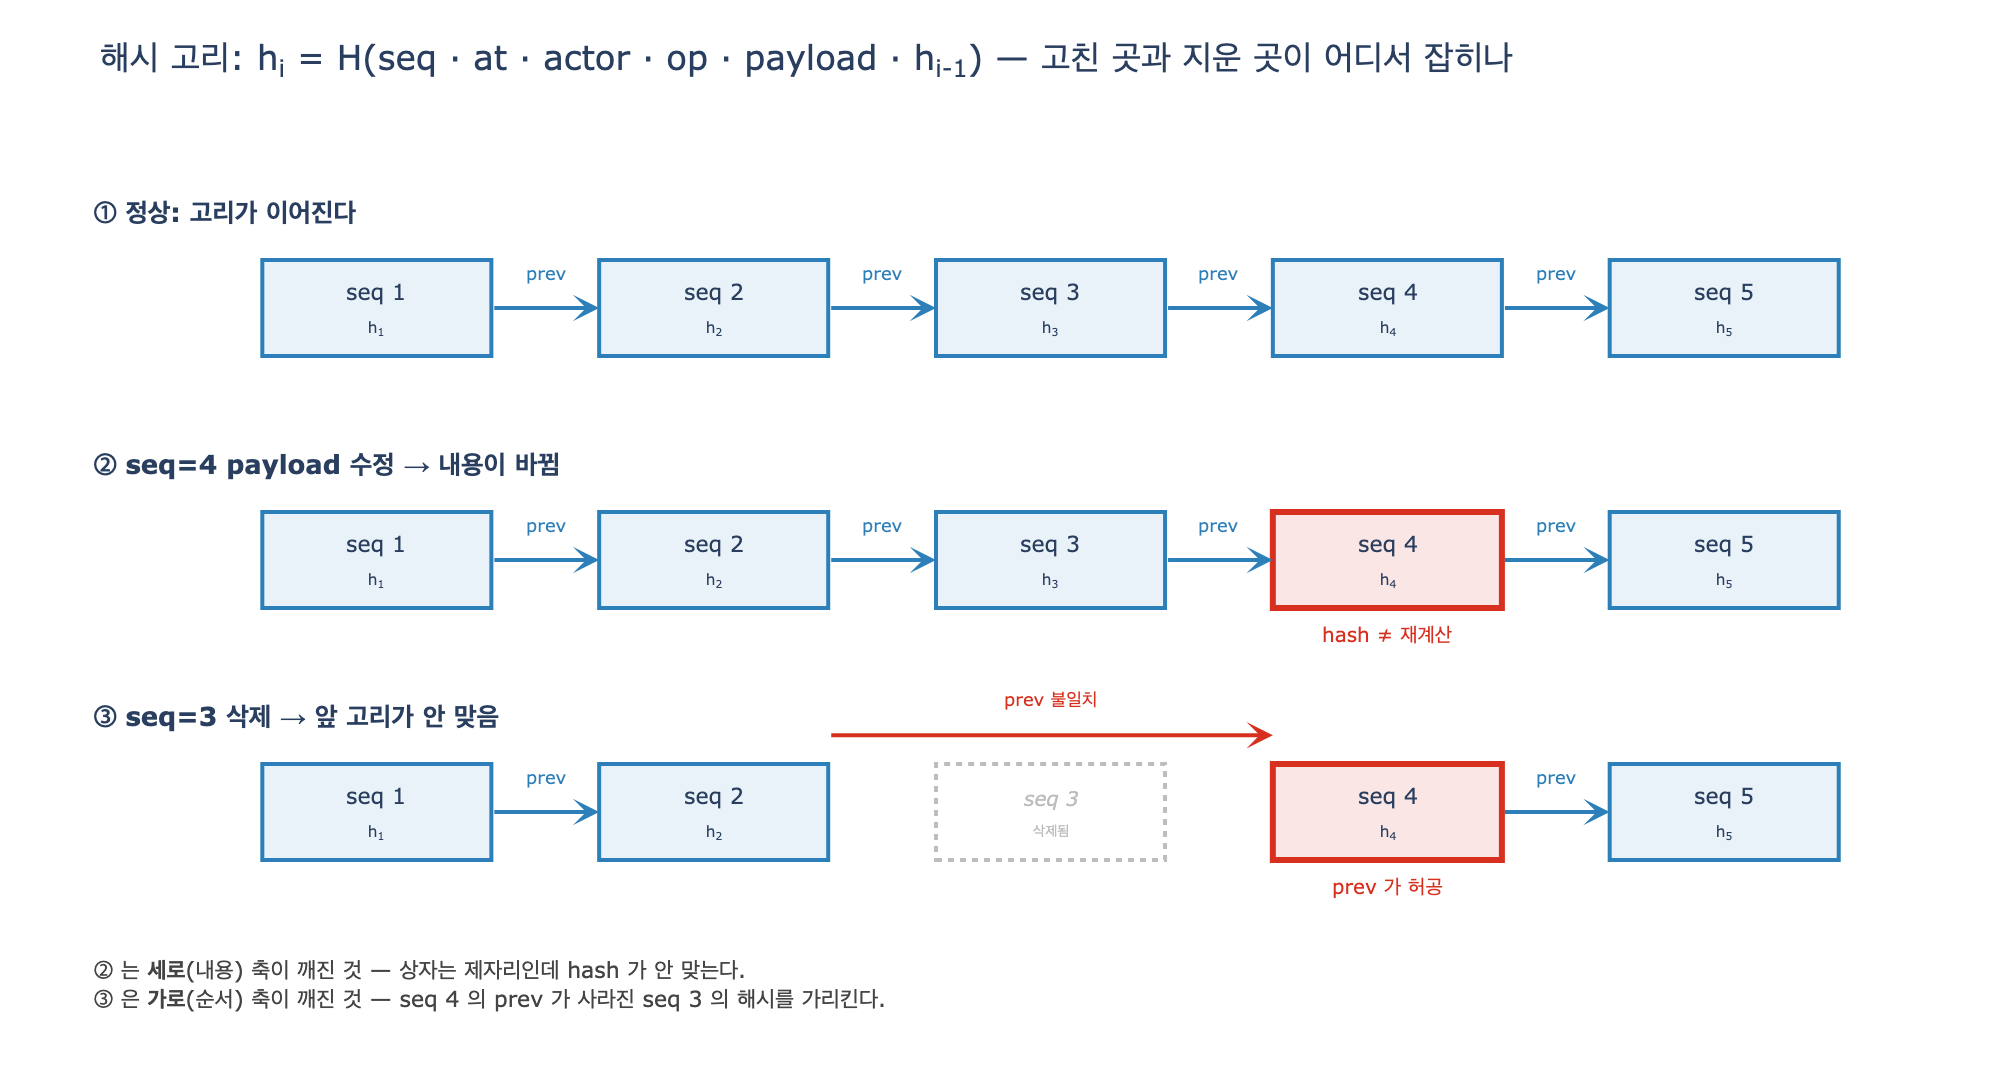

Python code for this plot:
# 필요 패키지: plotly, kaleido  (pip install plotly kaleido)
# 표준 라이브러리만으로 해시 고리 자체는 재현된다: hashlib, json, sqlite3, unicodedata

# %% [markdown]
# # `ex5_audit_trail.py`의 해시 고리는 어떻게 구성되는가
#
# **답**: 각 항목의 해시를 `seq`·시각·행위자·`op`·`payload`·**앞 해시**로 계산하고,
# 다음 항목이 그 해시를 `prev`로 저장한다.
#
# 즉 $i$번째 항목의 해시는
#
# $$h_i = H\bigl(\text{seq}_i \,\|\, \text{at}_i \,\|\, \text{actor}_i \,\|\, \text{op}_i \,\|\, \text{payload}_i \,\|\, h_{i-1}\bigr)$$
#
# 이고, 첫 항목은 $h_0 = \texttt{"-"}$ 라는 고정 씨앗을 쓴다.
# $H$는 SHA-256이며 앞 16자리(hex)만 잘라 쓴다 → $64$비트.
#
# 여기서 $\|$는 「그냥 이어 붙이기」가 아니라 **정규화된 직렬화**다.
# `ex5`는 여섯 필드를 **JSON 배열 하나**로 묶어 `sort_keys=True`, `ensure_ascii=False`로 덤프한다.
# 왜 그게 중요한지는 아래에서 직접 깨 본다.

# %%
# 장의 ex5 를 그대로 재현한다 (의존성 없음: sqlite3 + hashlib).
import hashlib
import json
import sqlite3

DDL = """
CREATE TABLE log (
  seq   INTEGER PRIMARY KEY,
  at    TEXT, actor TEXT, op TEXT, payload TEXT,
  prev  TEXT,        -- 앞 항목의 해시
  hash  TEXT         -- 이 항목의 해시
);
"""

EVENTS = [
    ("2026-04-01T09:00", "hr-sync",    "추가", {"s": "박민수", "k": "이끔", "o": "결제팀"}),
    ("2026-04-01T09:00", "hr-sync",    "삭제", {"s": "박민수", "k": "이끔", "o": "결제팀"}),
    ("2026-04-01T09:01", "hr-sync",    "추가", {"s": "이서연", "k": "이끔", "o": "결제팀"}),
    ("2026-04-14T11:20", "agent-4821", "추가", {"s": "이서연", "k": "이끔", "o": "정산팀"}),
    ("2026-04-15T08:40", "admin:kim",  "삭제", {"s": "이서연", "k": "이끔", "o": "정산팀"}),
]

SEED = "-"   # h_0. 고리의 시작점


def digest(seq, at, actor, op, payload, prev):
    """해시 입력 = [seq, at, actor, op, payload, prev] 여섯 필드를 정규 직렬화한 것."""
    body = json.dumps([seq, at, actor, op, payload, prev],
                      ensure_ascii=False, sort_keys=True)
    return hashlib.sha256(body.encode()).hexdigest()[:16]


def append(db, at, actor, op, payload):
    row = db.execute("SELECT seq, hash FROM log ORDER BY seq DESC LIMIT 1").fetchone()
    seq = (row[0] + 1) if row else 1
    prev = row[1] if row else SEED          # 앞 항목의 해시를 prev 로 «저장»한다
    h = digest(seq, at, actor, op, payload, prev)
    db.execute("INSERT INTO log VALUES (?,?,?,?,?,?,?)",
               (seq, at, actor, op, json.dumps(payload, ensure_ascii=False), prev, h))
    return seq


def verify(db):
    bad = []
    prev = SEED
    for seq, at, actor, op, payload, p, h in db.execute("SELECT * FROM log ORDER BY seq"):
        want = digest(seq, at, actor, op, json.loads(payload), prev)
        if p != prev:
            bad.append((seq, "앞 고리가 안 맞음"))
        elif h != want:
            bad.append((seq, "내용이 바뀜"))
        prev = h                            # 다음 항목 검증의 기대 prev
    return bad


def dump(db, title):
    print(title)
    print(f"{'seq':>4}  {'시각':<20}{'행위자':<13}{'op':<6}{'앞 고리(prev)':<20}{'해시(hash)'}")
    print("-" * 86)
    for seq, at, actor, op, payload, p, h in db.execute("SELECT * FROM log ORDER BY seq"):
        print(f"{seq:>4}  {at:<20}{actor:<13}{op:<6}{p:<20}{h}")


db = sqlite3.connect(":memory:")
db.executescript(DDL)
for at, actor, op, payload in EVENTS:
    append(db, at, actor, op, payload)
db.commit()

dump(db, "이벤트 5건을 고리로 이어 적었다.\n")
print(f"\n검증: {verify(db) or '이상 없음'}")

# 출력:
# 이벤트 5건을 고리로 이어 적었다.
#
#  seq  시각                  행위자          op    앞 고리(prev)          해시(hash)
# --------------------------------------------------------------------------------------
#    1  2026-04-01T09:00    hr-sync      추가    -                   25b3a28f6c74f499
#    2  2026-04-01T09:00    hr-sync      삭제    25b3a28f6c74f499    c26f3343819833bd
#    3  2026-04-01T09:01    hr-sync      추가    c26f3343819833bd    7624be68113654d2
#    4  2026-04-14T11:20    agent-4821   추가    7624be68113654d2    f8412c5ab022557d
#    5  2026-04-15T08:40    admin:kim    삭제    f8412c5ab022557d    c8a4143730b9f6ed
#
# 검증: 이상 없음
#  → n번의 hash 가 n+1번의 prev 로 그대로 들어가 있다. 이게 «고리»다.

# %% [markdown]
# ## 고리가 성립하는 두 개의 축
#
# | 축 | 무엇을 묶나 | 깨지면 잡히는 것 |
# |---|---|---|
# | **세로(내용)** | 해시 입력에 `seq·at·actor·op·payload`가 들어간다 | 그 항목의 어느 필드든 고치면 `hash`가 안 맞는다 |
# | **가로(순서)** | 해시 입력에 $h_{i-1}$이 들어가고, 그 값이 `prev` 칼럼에도 저장된다 | 항목을 지우거나 순서를 바꾸면 다음 항목의 `prev`가 안 맞는다 |
#
# 한 항목을 고치려면 세로가 깨지고, 그걸 맞추려고 해시를 다시 계산하면
# 그 뒤 전부의 가로가 연쇄로 깨진다. 그래서 「국소적 수정」이 불가능하다.

# %%
# 시나리오 A — 4번 항목의 payload 만 몰래 고친다. 「이서연」 → 「김도현」.
db.execute("UPDATE log SET payload=? WHERE seq=4",
           (json.dumps({"s": "김도현", "k": "이끔", "o": "정산팀"}, ensure_ascii=False),))
db.commit()
bad_modify = verify(db)
print(f"4번 payload 수정 후 검증: {bad_modify}")

# 왜 4번에서만 걸리나 — verify 가 «저장된» hash 를 다음 prev 로 쓰기 때문.
row4 = db.execute("SELECT * FROM log WHERE seq=4").fetchone()
print(f"  저장된 hash : {row4[6]}")
print(f"  재계산 hash : {digest(4, row4[1], row4[2], row4[3], json.loads(row4[4]), row4[5])}")

# 출력:
# 4번 payload 수정 후 검증: [(4, '내용이 바뀜')]
#   저장된 hash : f8412c5ab022557d
#   재계산 hash : bac8471bbfbc2f7d
#  → 세로 축이 깨졌다. payload 한 글자만 달라도 재계산 해시가 완전히 달라진다.

# %%
# 시나리오 B — 되돌린 뒤, 3번 항목을 통째로 지운다.
db.execute("UPDATE log SET payload=? WHERE seq=4",
           (json.dumps({"s": "이서연", "k": "이끔", "o": "정산팀"}, ensure_ascii=False),))
db.execute("DELETE FROM log WHERE seq=3")
db.commit()
bad_delete = verify(db)
print(f"3번 항목 삭제 후 검증: {bad_delete}")

row4 = db.execute("SELECT * FROM log WHERE seq=4").fetchone()
row2 = db.execute("SELECT * FROM log WHERE seq=2").fetchone()
print(f"  4번이 들고 있는 prev : {row4[5]}   (지워진 3번의 해시)")
print(f"  검증기가 기대한 prev : {row2[6]}   (남아 있는 2번의 해시)")
dump(db, "\n남은 표:\n")

# 출력:
# 3번 항목 삭제 후 검증: [(4, '앞 고리가 안 맞음')]
#   4번이 들고 있는 prev : 7624be68113654d2   (지워진 3번의 해시)
#   검증기가 기대한 prev : c26f3343819833bd   (남아 있는 2번의 해시)
#
# 남은 표:
#
#  seq  시각                  행위자          op    앞 고리(prev)          해시(hash)
# --------------------------------------------------------------------------------------
#    1  2026-04-01T09:00    hr-sync      추가    -                   25b3a28f6c74f499
#    2  2026-04-01T09:00    hr-sync      삭제    25b3a28f6c74f499    c26f3343819833bd
#    4  2026-04-14T11:20    agent-4821   추가    7624be68113654d2    f8412c5ab022557d
#    5  2026-04-15T08:40    admin:kim    삭제    f8412c5ab022557d    c8a4143730b9f6ed
#  → 지워진 항목의 해시가 «다음 항목 안에» 화석처럼 남아 있어서 구멍이 드러난다.
#    삭제는 흔적을 지우는 게 아니라 구멍을 «만든다».

# %% [markdown]
# ### 잡히는 지점이 딱 한 곳인 이유 (그리고 그 대가)
#
# `ex5`의 `verify`는 다음 라운드의 기대값으로 **재계산한 해시가 아니라 저장된 `h`**를 쓴다
# (`prev = h`). 그래서 위반이 한 줄에서 멈추고 뒤로 번지지 않는다 —
# 「어디가 처음 깨졌나」를 바로 짚어 주므로 사고 조사에 좋다.
#
# 대신 이 검증기는 「$i$번이 깨졌으면 $i$번 이후는 전부 신뢰할 수 없다」는 판단을
# 스스로 내려 주지 않는다. 그 판단은 읽는 사람 몫이다.
# 반대로 `prev = want`로 chaining 하면 위반이 뒤로 전부 번져서
# 「신뢰 경계」는 명확해지지만 최초 지점을 찾기 어려워진다. 취향이 아니라 용도의 문제다.

# %% [markdown]
# ## 왜 «정규화된 직렬화»인가
#
# 해시는 **바이트**를 먹는다. 사람 눈에 같은 값이라도 바이트가 다르면 해시가 다르다.
# 감사 로그에서 이건 치명적이다 — 정직한 검증기가 「위조됐다」고 오탐하거나,
# 반대로 공격자가 **의미가 다른 두 기록을 같은 해시**로 만들 수 있다.
#
# `ex5`가 고른 방어는 두 겹이다.
#
# 1. 여섯 필드를 **JSON 배열**로 감싼다 → 필드 경계가 구조로 박힌다.
# 2. `sort_keys=True` → `payload` 딕셔너리의 키 순서가 바뀌어도 같은 바이트.
#
# 아래에서 각각이 없으면 어떻게 되는지 실제로 만들어 본다.

# %%
# (1) 필드 경계 — 그냥 이어 붙이면 «다른 기록»이 «같은 해시»가 된다.
def naive(seq, at, actor, op, payload, prev):
    return hashlib.sha256(
        f"{seq}{at}{actor}{op}{payload}{prev}".encode()).hexdigest()[:16]

A = (1, "2026-04-01T09:00", "admin", ":kim", {}, "-")   # actor="admin", op=":kim"
B = (1, "2026-04-01T09:00", "admin:kim", "", {}, "-")   # actor="admin:kim", op=""
print("[경계 없는 이어붙이기]")
print(f"  A actor='admin'     op=':kim' -> {naive(*A)}")
print(f"  B actor='admin:kim' op=''     -> {naive(*B)}")
print(f"  같은 해시인가? {naive(*A) == naive(*B)}   ← 행위자 세탁이 공짜로 된다")
print("[ex5 방식: JSON 배열]")
print(f"  A -> {digest(*A)}")
print(f"  B -> {digest(*B)}")
print(f"  같은 해시인가? {digest(*A) == digest(*B)}")

# 출력:
# [경계 없는 이어붙이기]
#   A actor='admin'     op=':kim' -> b4d9996072774891
#   B actor='admin:kim' op=''     -> b4d9996072774891
#   같은 해시인가? True   ← 행위자 세탁이 공짜로 된다
# [ex5 방식: JSON 배열]
#   A -> 3c583e90d35bafec
#   B -> 2525a706cf320ce4
#   같은 해시인가? False

# %%
# (2) 키 순서 — sort_keys 가 없으면 «같은 기록»이 «다른 해시»가 된다(오탐).
p1 = {"s": "이서연", "k": "이끔", "o": "정산팀"}
p2 = {"o": "정산팀", "k": "이끔", "s": "이서연"}   # 의미상 완전히 동일


def unsorted_digest(seq, at, actor, op, payload, prev):
    body = json.dumps([seq, at, actor, op, payload, prev], ensure_ascii=False)
    return hashlib.sha256(body.encode()).hexdigest()[:16]


args1 = (4, "2026-04-14T11:20", "agent-4821", "추가", p1, "f4b81f37c0d3a5d6")
args2 = (4, "2026-04-14T11:20", "agent-4821", "추가", p2, "f4b81f37c0d3a5d6")
print(f"sort_keys 없음: {unsorted_digest(*args1)} vs {unsorted_digest(*args2)} "
      f"-> 같은가? {unsorted_digest(*args1) == unsorted_digest(*args2)}")
print(f"sort_keys 있음: {digest(*args1)} vs {digest(*args2)} "
      f"-> 같은가? {digest(*args1) == digest(*args2)}")

# 출력:
# sort_keys 없음: c4ebd38491e4cd9d vs 86e7c92f50c13b6b -> 같은가? False
# sort_keys 있음: 7fa669dd071a9ec6 vs 7fa669dd071a9ec6 -> 같은가? True
#  → JSON 은 객체 키 순서를 «의미 없음»으로 규정한다. 직렬화가 그 규정을 반영해야
#    ORM/드라이버가 키 순서를 바꿔도 검증이 통과한다.

# %%
# (3) ex5 의 정규화가 «커버하지 못하는» 구멍들 — 실제 운영에서 물리는 곳.
import unicodedata

nfc = "이서연"                                  # 완성형 (NFC)
nfd = unicodedata.normalize("NFD", nfc)         # 자모 분해 (NFD)
print(f"보이는 값 동일: {nfc!r} == {nfd!r} ? {nfc == nfd}   "
      f"(코드포인트 {len(nfc)} vs {len(nfd)})")
d_nfc = digest(4, "2026-04-14T11:20", "a", "추가", {"s": nfc}, "-")
d_nfd = digest(4, "2026-04-14T11:20", "a", "추가", {"s": nfd}, "-")
print(f"  해시: {d_nfc} vs {d_nfd} -> 같은가? {d_nfc == d_nfd}")
print("  ← macOS 파일 경로/일부 IME 는 NFD 로 준다. 유니코드 정규화(NFC)를 «해시 전에» 해야 한다.\n")

print(f"ensure_ascii 차이 : {digest(1, 'x', 'a', '추가', {'s': '가'}, '-')} vs "
      f"{hashlib.sha256(json.dumps([1, 'x', 'a', '추가', {'s': '가'}, '-'], sort_keys=True).encode()).hexdigest()[:16]}")
print("  ← ensure_ascii 옵션 하나만 달라도 전혀 다른 해시. 구현끼리 «합의»가 필요하다.\n")

print(f"float 표현      : {digest(1, 'x', 'a', '추가', {'c': 0.1 + 0.2}, '-')} vs "
      f"{digest(1, 'x', 'a', '추가', {'c': 0.3}, '-')}")
print("  ← 0.1+0.2 != 0.3. 확신도 같은 float 를 payload 에 넣으면 언어/런타임마다 갈린다.\n")

print(f"해시 길이       : 16 hex = 64비트. 생일 문제로 충돌 기대 ~2^32 ≈ {2**32:,} 항목")
print("  ← 교재용 축약이다. 실제 감사 로그는 자르지 말고 64 hex(256비트) 전체를 쓴다.")

# 출력:
# 보이는 값 동일: '이서연' == '이서연' ? False   (코드포인트 3 vs 7)
#   해시: 146344735f7262be vs a484a09bfebc7c43 -> 같은가? False
#   ← macOS 파일 경로/일부 IME 는 NFD 로 준다. 유니코드 정규화(NFC)를 «해시 전에» 해야 한다.
#
# ensure_ascii 차이 : a85c170d4751df3a vs 9e6a716b95e74702
#   ← ensure_ascii 옵션 하나만 달라도 전혀 다른 해시. 구현끼리 «합의»가 필요하다.
#
# float 표현      : f94e6755c2291682 vs 83ce3b04f611b243
#   ← 0.1+0.2 != 0.3. 확신도 같은 float 를 payload 에 넣으면 언어/런타임마다 갈린다.
#
# 해시 길이       : 16 hex = 64비트. 생일 문제로 충돌 기대 ~2^32 ≈ 4,294,967,296 항목
#   ← 교재용 축약이다. 실제 감사 로그는 자르지 말고 64 hex(256비트) 전체를 쓴다.

# %% [markdown]
# ## RFC 6962(Certificate Transparency) 계열과 무엇이 다른가
#
# 장의 키워드 표는 「해시 고리 — [표준] — RFC 6962」로 적고 있지만,
# RFC 6962가 정의하는 것은 **선형 해시 고리가 아니라 머클 해시 트리(Merkle Hash Tree)**다.
# 둘 다 「추가 전용 로그의 위변조를 드러낸다」는 목적은 같고, 성질이 다르다.
#
# | | `ex5`의 선형 해시 고리 | RFC 6962 머클 트리 |
# |---|---|---|
# | 구조 | $h_i = H(\text{record}_i \| h_{i-1})$ | 리프를 두 개씩 묶어 올리는 이진 트리, 루트 = MTH |
# | 포함 증명 | 없음. **전체를 다시 훑어야** 확인된다 → $O(n)$ | audit path $O(\log n)$ 노드만 받으면 증명 |
# | 일관성 증명 | 없음. 「예전 로그가 지금 로그의 접두사다」를 짧게 못 보인다 | consistency proof $O(\log n)$ |
# | 도메인 분리 | 없음 | 리프 앞에 `0x00`, 내부 노드 앞에 `0x01` 바이트를 붙여 리프/노드 혼동 공격 차단 |
# | 서명 | 없음 | STH(Signed Tree Head)를 로그 운영자 키로 서명 |
# | 외부 고정 | 없음 (장 본문: 「해시를 밖에 내보내야 한다」) | 여러 감시자(monitor·auditor)가 STH를 교차 검증 |
# | 해시 폭 | SHA-256을 64비트로 절단 | SHA-256 전체 |
#
# **핵심 차이 한 줄**: 선형 고리는 「내가 로그 전체를 갖고 있을 때 훼손을 알아챌 수 있다」는 성질이고,
# 머클 트리는 「로그 전체를 갖고 있지 않은 제3자에게도 짧은 증명으로 납득시킬 수 있다」는 성질이다.
#
# 그리고 장 본문이 못 박은 대로, 둘 중 어느 쪽도 위변조를 **막지** 않는다. **표가 나게** 할 뿐이다.
# 고리는 전부 다시 계산하면 일관된 위조본이 되므로, 진짜 방어는 해시를 바깥에 고정(anchoring)하는 것이다.

# %%
# 고리를 전부 다시 계산하면 «일관된 위조본»이 된다 — 왜 외부 고정이 필요한가.
def rechain(db):
    rows = list(db.execute("SELECT seq, at, actor, op, payload FROM log ORDER BY seq"))
    prev = SEED
    for seq, at, actor, op, payload in rows:
        h = digest(seq, at, actor, op, json.loads(payload), prev)
        db.execute("UPDATE log SET prev=?, hash=? WHERE seq=?", (prev, h, seq))
        prev = h
    return prev   # 마지막 해시 = 로그 전체의 «지문»


forged = sqlite3.connect(":memory:")
forged.executescript(DDL)
for at, actor, op, payload in EVENTS:
    append(forged, at, actor, op, payload)
tip_before = forged.execute("SELECT hash FROM log ORDER BY seq DESC LIMIT 1").fetchone()[0]

forged.execute("UPDATE log SET actor='hr-sync' WHERE seq=4")   # 에이전트 흔적 지우기
tip_after = rechain(forged)
forged.commit()
print(f"위조 후 재계산 검증: {verify(forged) or '이상 없음'}   ← 내부 검증은 통과한다!")
print(f"  어제 외부에 적어 둔 tip : {tip_before}")
print(f"  오늘 로그의 tip         : {tip_after}")
print(f"  일치? {tip_before == tip_after}   ← 밖에 적어 둔 값 하나가 위조를 잡는다")

# 출력:
# 위조 후 재계산 검증: 이상 없음   ← 내부 검증은 통과한다!
#   어제 외부에 적어 둔 tip : c8a4143730b9f6ed
#   오늘 로그의 tip         : 6e021559225c6c51
#   일치? False   ← 밖에 적어 둔 값 하나가 위조를 잡는다

# %% [markdown]
# ## 시각화
#
# 세 가지 상태를 같은 좌표계에 그린다.
#
# 1. **정상** — $h_i$가 다음 칸의 `prev`로 그대로 흘러간다.
# 2. **4번 payload 수정** — 세로 축(내용)이 깨져 그 칸에서 `hash != want`.
# 3. **3번 삭제** — 가로 축(순서)이 끊겨 4번의 `prev`가 허공을 가리킨다.

# %%
import plotly.graph_objects as go


def _show(fig):
    try:
        from IPython import get_ipython
        if get_ipython() is not None:
            fig.show()
    except ImportError:
        pass


OK, BAD, GHOST = "#2c7fb8", "#d7301f", "#bdbdbd"

# (제목, 표시할 seq 목록, {seq: 사유})
SCENES = [
    ("① 정상: 고리가 이어진다", [1, 2, 3, 4, 5], {}),
    ("② seq=4 payload 수정 → 내용이 바뀜", [1, 2, 3, 4, 5], {4: "hash ≠ 재계산"}),
    ("③ seq=3 삭제 → 앞 고리가 안 맞음", [1, 2, 4, 5], {4: "prev 가 허공"}),
]

fig = go.Figure()
for r, (title, seqs, bads) in enumerate(SCENES):
    y = -r * 1.05
    # x 좌표는 «원래 seq 자리»로 고정한다 → 지워진 항목이 «구멍»으로 보인다
    xs = {s: s - 1 for s in seqs}
    fig.add_annotation(x=-0.85, y=y + 0.40, text=f"<b>{title}</b>", xref="x", yref="y",
                       showarrow=False, xanchor="left", font=dict(size=13))
    if r == 2:   # 지워진 3번 자리를 유령 상자로
        fig.add_shape(type="rect", x0=2 - 0.34, x1=2 + 0.34, y0=y - 0.2, y1=y + 0.2,
                      line=dict(color=GHOST, width=2, dash="dot"), fillcolor="rgba(0,0,0,0)")
        fig.add_annotation(x=2, y=y, text="<i>seq 3</i><br><sub>삭제됨</sub>",
                           showarrow=False, font=dict(size=10, color=GHOST))
    for i, s in enumerate(seqs):
        bad = s in bads
        x = xs[s]
        fig.add_shape(type="rect", x0=x - 0.34, x1=x + 0.34, y0=y - 0.2, y1=y + 0.2,
                      line=dict(color=BAD if bad else OK, width=3 if bad else 2),
                      fillcolor="rgba(215,48,31,0.12)" if bad else "rgba(44,127,184,0.10)")
        fig.add_annotation(x=x, y=y, text=f"seq {s}<br><sub>h<sub>{s}</sub></sub>",
                           showarrow=False, font=dict(size=11))
        if bad:
            fig.add_annotation(x=x, y=y - 0.31, text=bads[s], showarrow=False,
                               font=dict(size=10, color=BAD))
        if i == 0:
            continue
        gap = s - seqs[i - 1] != 1          # 고리 자체가 끊긴 곳(=삭제)
        x0 = xs[seqs[i - 1]] + 0.34
        ay = y + 0.32 if gap else y         # 구멍 위로 우회시켜 겹침을 피한다
        fig.add_annotation(x=x - 0.34, y=ay, ax=x0, ay=ay,
                           xref="x", yref="y", axref="x", ayref="y",
                           showarrow=True, arrowhead=3, arrowsize=1.1, arrowwidth=2,
                           arrowcolor=BAD if gap else OK, text="")
        fig.add_annotation(x=(x0 + x - 0.34) / 2, y=ay + 0.15,
                           text="prev 불일치" if gap else "prev", showarrow=False,
                           font=dict(size=9, color=BAD if gap else OK))

fig.add_annotation(x=-0.85, y=-2.82, xanchor="left", showarrow=False, align="left",
                   font=dict(size=11, color="#444"),
                   text="② 는 <b>세로</b>(내용) 축이 깨진 것 — 상자는 제자리인데 hash 가 안 맞는다.<br>"
                        "③ 은 <b>가로</b>(순서) 축이 깨진 것 — seq 4 의 prev 가 사라진 seq 3 의 해시를 가리킨다.")

fig.update_layout(
    title="해시 고리: h<sub>i</sub> = H(seq · at · actor · op · payload · h<sub>i-1</sub>)"
          " — 고친 곳과 지운 곳이 어디서 잡히나",
    xaxis=dict(visible=False, range=[-1.0, 4.7]),
    yaxis=dict(visible=False, range=[-3.05, 0.7]),
    showlegend=False, width=1000, height=540,
    plot_bgcolor="white", paper_bgcolor="white", margin=dict(l=20, r=20, t=70, b=20),
)

_show(fig)

import os
_png = os.path.join(os.path.dirname(os.path.abspath(__file__)), "expy.png")
fig.write_image(_png, scale=2)
print(f"저장: {_png}")

# 출력:
# 저장: .../a5f2997c-b92c-4101-b288-1d83237ec079/expy.png

# %% [markdown]
# ## 정리
#
# - **구성**: $h_i = H(\text{seq}_i \| \text{at}_i \| \text{actor}_i \| \text{op}_i \| \text{payload}_i \| h_{i-1})$,
#   그리고 그 $h_i$를 다음 행이 `prev` 칼럼에 **저장**한다. 첫 행의 $h_0$는 `"-"`.
# - **$\|$는 정규 직렬화**: JSON 배열 + `sort_keys=True` + `ensure_ascii=False`.
#   경계가 없으면 서로 다른 기록이 같은 해시가 되고, 키 순서를 안 맞추면 정상 기록이 오탐된다.
# - **잡히는 방식**: 고치면 그 항목의 `hash`가 안 맞고(세로), 지우면 다음 항목의 `prev`가 안 맞는다(가로).
# - **한계**: 막지 못하고 표만 낸다. 전부 재계산한 위조본은 내부 검증을 통과하므로,
#   tip 해시를 외부에 고정해야 한다. RFC 6962는 그 위에 머클 트리 + 서명 + 감시자를 얹어
#   제3자에게 $O(\log n)$ 증명까지 제공한다.
